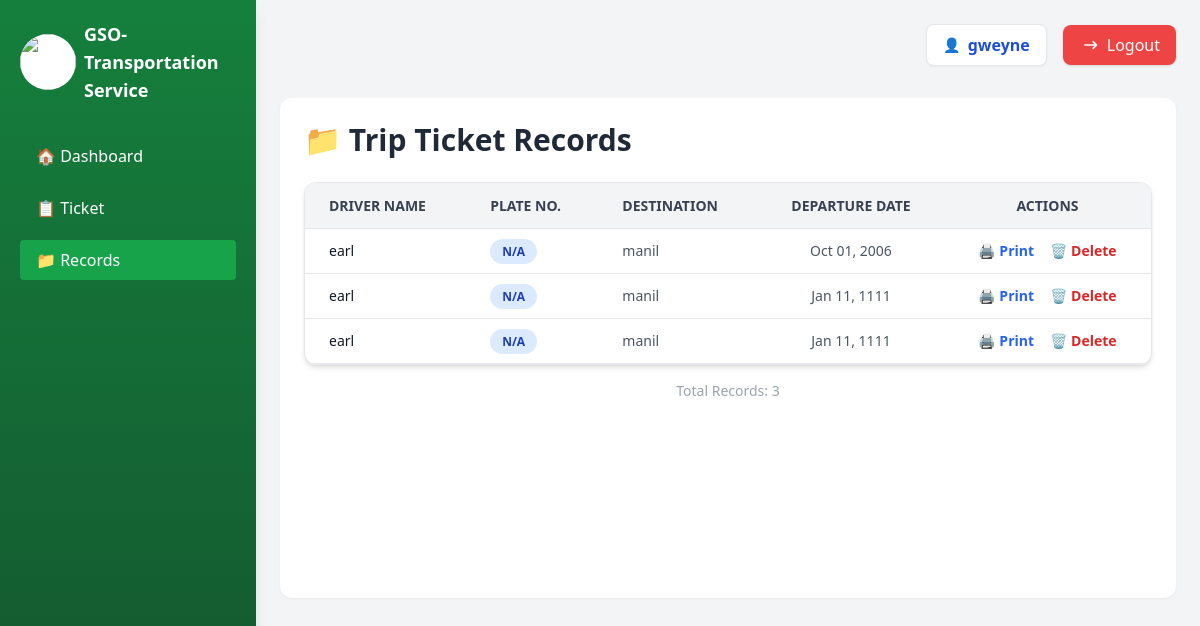
The page /index.php?page=records (signed in) on the database its author committed.
### tables this page shows
CREATE TABLE `users` (
  `user_id` int(11) NOT NULL,
  `user_name` varchar(225) NOT NULL,
  `password` varchar(225) NOT NULL
);

CREATE TABLE `trip_tickets` (
  `id` int(11) NOT NULL,
  `ticket_date` date DEFAULT NULL,
  `driver_name` varchar(100) DEFAULT NULL,
  `authorized_passengers` text DEFAULT NULL,
  `vehicle_plate` varchar(50) DEFAULT NULL,
  `destination` varchar(150) DEFAULT NULL,
  `purpose` text DEFAULT NULL,
  `authorized_by` varchar(100) DEFAULT NULL,
  `authorized_position` varchar(100) DEFAULT NULL,
  `departure_datetime` datetime DEFAULT NULL,
  `arrival_datetime` datetime DEFAULT NULL,
  `return_datetime` datetime DEFAULT NULL,
  `remarks` text DEFAULT NULL,
  `created_at` timestamp NOT NULL DEFAULT current_timestamp()
);

### function.php (called while the page is built, shortened)
<?php
function check_login($con) {
    if (isset($_SESSION['user_id'])) {
        $id = $_SESSION['user_id'];
        $query = "SELECT * FROM users WHERE user_id = '$id' LIMIT 1";
        $result = mysqli_query($con, $query);
        if ($result && mysqli_num_rows($result) > 0) {
            return mysqli_fetch_assoc($result);
        }
    }
    die;
}

### records.php (the view, shortened to what this page needs)
<?php
include 'db_connection.php';
$query = "
SELECT
    id,
    driver_name,
    vehicle_plate,
    destination,
    departure_datetime AS date_departure -- Using the column name from your previous setup
FROM trip_tickets
ORDER BY departure_datetime DESC
";
$result = $con->query($query);
?>
<!DOCTYPE html>
<html lang="en">
<head>
    <script src="https://cdn.tailwindcss.com"></script>
</head>
<body class="bg-gray-50 p-8">
    <div class="max-w-6xl mx-auto">
        <div class="flex justify-between items-center mb-6">
            <h2 class="text-3xl font-extrabold text-gray-800">📁 Trip Ticket Records</h2>
        </div>
        <div class="bg-white rounded-xl shadow-md overflow-hidden border border-gray-200">
            <table class="min-w-full border-collapse">
                <thead>
                    <tr class="bg-gray-100 text-gray-700 uppercase text-sm leading-normal">
                        <th class="py-3 px-6 text-left border-b">Driver Name</th>
                        <th class="py-3 px-6 text-left border-b">Plate No.</th>
                        <th class="py-3 px-6 text-left border-b">Destination</th>
                        <th class="py-3 px-6 text-center border-b">Departure Date</th>
                        <th class="py-3 px-6 text-center border-b">Actions</th>
                    </tr>
                </thead>
                <tbody class="text-gray-600 text-sm font-light">
                    <?php if ($result->num_rows > 0): ?>
                        <?php while($row = $result->fetch_assoc()): ?>
<tr class="border-b border-gray-200 hover:bg-gray-50 transition">
    <td class="py-3 px-6 text-left whitespace-nowrap font-medium text-gray-900">
        <?= htmlspecialchars($row['driver_name'] ?? 'No Driver') ?>
    </td>
    <td class="py-3 px-6 text-left">
        <span class="bg-blue-100 text-blue-800 py-1 px-3 rounded-full text-xs font-bold">
            <?= htmlspecialchars($row['vehicle_plate'] ?? 'N/A') ?>
        </span>
    </td>
    <td class="py-3 px-6 text-left">
        <?= htmlspecialchars($row['destination']) ?>
    </td>
    <td class="py-3 px-6 text-center">
        <?= date('M d, Y', strtotime($row['date_departure'])) ?>
    </td>
    <td class="py-3 px-6 text-center">
        <div class="flex item-center justify-center space-x-4">
            <a href="print.php?id=<?= $row['id'] ?>" target="_blank"
               class="text-blue-600 hover:text-blue-900 flex items-center font-semibold">
                <span class="mr-1">🖨️</span> Print
            </a>
            <a href="records.php?delete_id=<?= $row['id'] ?>"
            onclick="return confirm('Are you sure you want to delete this record?')"
            class="text-red-600 hover:text-red-900 flex items-center font-semibold">
                <span class="mr-1">🗑️</span> Delete
            </a>
        </div>
    </td>
</tr>
<?php endwhile; ?>
                    <?php endif; ?>
                </tbody>
            </table>
        </div>
        <p class="mt-4 text-sm text-gray-400 text-center">
            Total Records: <?= $result->num_rows ?>
        </p>
    </div>
</body>
</html>

### index.php (shortened to what this page needs)
<?php
include("db_connection.php");
include("function.php");
$user_data = check_login($con);
$page = $_GET['page'] ?? 'dashboard';
?>
<!DOCTYPE html>
<html lang="en">
<head>
  <script src="https://cdn.tailwindcss.com"></script>
</head>
<body class="bg-gray-100">
<div class="flex min-h-screen">
  <div class="w-64 bg-gradient-to-b from-green-700 to-green-900 text-white p-5 shadow-lg">
    <div class="flex items-center gap-2 mb-8">
      <img src="pictures/isu-logo.png" class="w-14 h-14 rounded-full bg-white">
      <h1 class="text-lg font-bold">GSO-Transportation Service</h1>
    </div>
    <nav class="space-y-3">
      <a href="index.php?page=dashboard" class="block px-4 py-2 rounded transition <?= $page=='dashboard' ? 'bg-green-600' : 'hover:bg-green-500' ?>">🏠 Dashboard</a>
      <a href="index.php?page=request" class="block px-4 py-2 rounded transition <?= $page=='request' ? 'bg-green-600' : 'hover:bg-green-500' ?>">📋 Ticket</a>
      <a href="index.php?page=records" class="block px-4 py-2 rounded transition <?= $page=='records' ? 'bg-green-600' : 'hover:bg-green-500' ?>">📁 Records</a>
    </nav>
  </div>
  <div class="flex-1 p-6">
    <div class="flex justify-end items-center gap-4 mb-8">
        <div class="flex items-center gap-2 bg-white px-4 py-2 rounded-lg shadow-sm border">
            <span class="text-gray-600 text-sm font-semibold">👤</span>
            <span class="text-blue-700 font-bold"><?php echo htmlspecialchars($user_data['user_name']); ?></span>
        </div>
        <a href="log-out.php" class="flex items-center gap-2 bg-red-500 hover:bg-red-600 text-white px-4 py-2 rounded-lg shadow transition">
            <svg xmlns="http://www.w3.org/2000/svg" class="h-5 w-5" fill="none" viewBox="0 0 24 24" stroke="currentColor">
                <path stroke-linecap="round" stroke-linejoin="round" stroke-width="2" d="M17 16l4-4m0 0l-4-4m4 4H7" />
            </svg>
            Logout
        </a>
    </div>
    <div class="bg-white p-6 rounded-xl shadow-sm min-h-[500px]">
        <?php
        switch($page) {
            case 'records':
                include 'records.php';
                break;
        }
        ?>
    </div>
  </div>
</div>
</body>
</html>

### rows shown on the page
users: user_name "gweyne"
trip_tickets: driver_name "earl", vehicle_plate "N/A", destination "manil", departure_datetime "Oct 01, 2006"
trip_tickets: driver_name "earl", vehicle_plate "N/A", destination "manil", departure_datetime "Jan 11, 1111"
trip_tickets: driver_name "earl", vehicle_plate "N/A", destination "manil", departure_datetime "Jan 11, 1111"

### other values the page prints
$result->num_rows "3"
